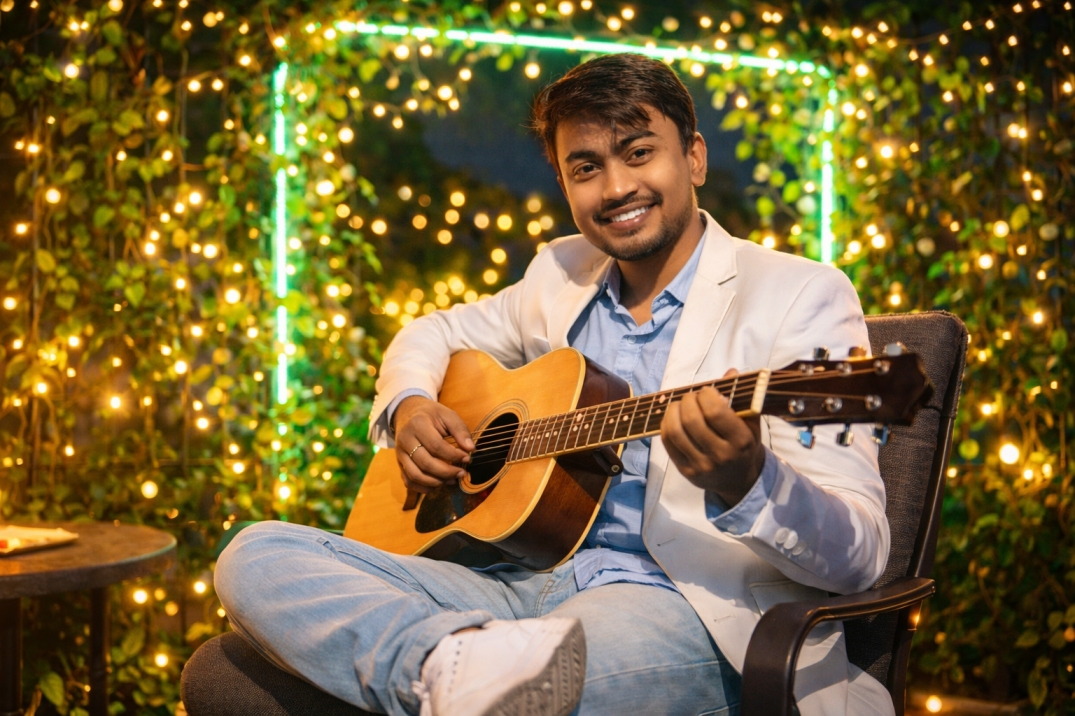
#> input picture input.jpg, 1075 x 716 px, found by its file name
$ python rotation.py
#> lines starting #> are read from the running program, lines starting #| are printed output that depends on the picture
import cv2

image = cv2.imread("input.jpg")
#> image is the input picture: shape (716, 1075, 3); mean B, G, R 57.6, 102.7, 120.7

if image is None:
    print("image not found")
else:
    print("Image loaded")
    # print(image.shape) ##(716,1075,3)
    (h,w)=image.shape[:2]
#> h = 716; w = 1075
    center = (w//2,h//2)
#> center = (537, 358)
    M = cv2.getRotationMatrix2D(center,90,1.0)
    rotated = cv2.warpAffine(image,M,(w,h))
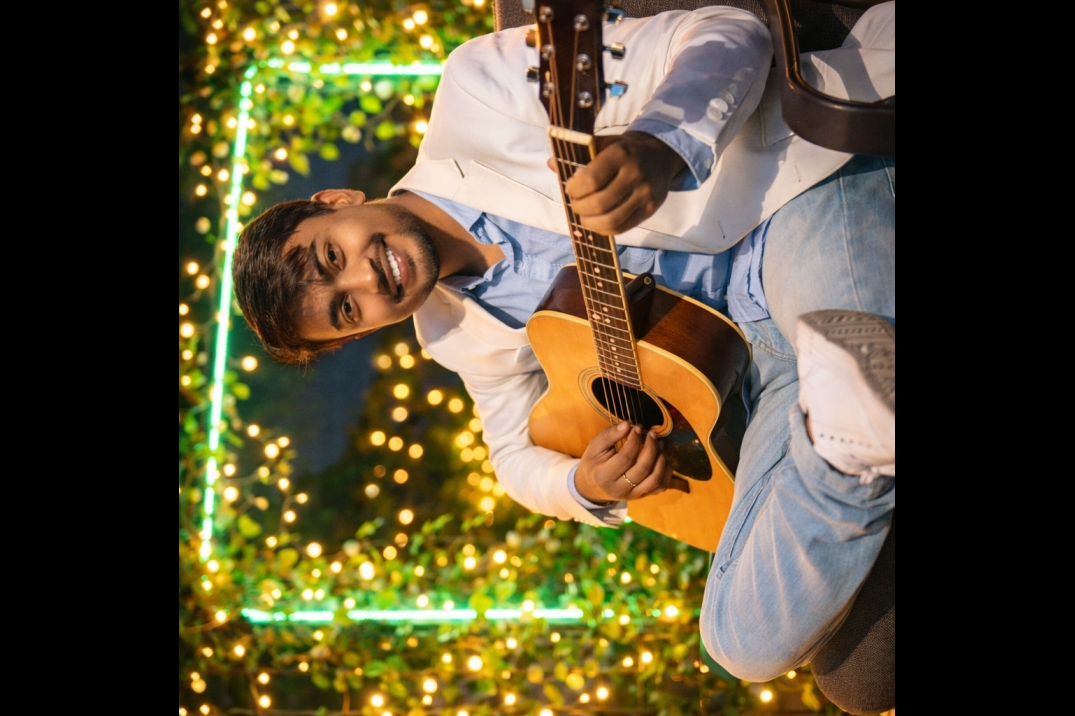
#> rotated: shape (716, 1075, 3); mean B, G, R 53.3, 81.1, 91.1

    cv2.imshow("original",image)
    cv2.imshow("rotated",rotated)
    cv2.waitKey(0)
    cv2.destroyAllWindows()
